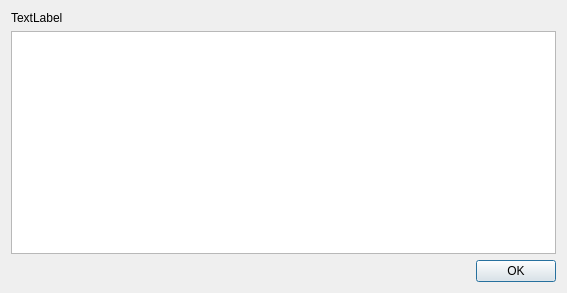
<?xml version="1.0" encoding="UTF-8"?>
<ui version="4.0">
 <class>Ripes::CompilerErrorDialog</class>
 <widget class="QDialog" name="Ripes::CompilerErrorDialog">
  <property name="geometry">
   <rect>
    <x>0</x>
    <y>0</y>
    <width>567</width>
    <height>293</height>
   </rect>
  </property>
  <property name="windowTitle">
   <string>Dialog</string>
  </property>
  <layout class="QGridLayout" name="gridLayout">
   <item row="0" column="0">
    <layout class="QVBoxLayout" name="verticalLayout">
     <item>
      <widget class="QLabel" name="infoText">
       <property name="text">
        <string>TextLabel</string>
       </property>
      </widget>
     </item>
     <item>
      <widget class="QPlainTextEdit" name="errorText">
       <property name="readOnly">
        <bool>true</bool>
       </property>
      </widget>
     </item>
    </layout>
   </item>
   <item row="1" column="0">
    <widget class="QDialogButtonBox" name="buttonBox">
     <property name="orientation">
      <enum>Qt::Horizontal</enum>
     </property>
     <property name="standardButtons">
      <set>QDialogButtonBox::Ok</set>
     </property>
    </widget>
   </item>
  </layout>
 </widget>
 <resources/>
 <connections>
  <connection>
   <sender>buttonBox</sender>
   <signal>accepted()</signal>
   <receiver>Ripes::CompilerErrorDialog</receiver>
   <slot>accept()</slot>
   <hints>
    <hint type="sourcelabel">
     <x>248</x>
     <y>254</y>
    </hint>
    <hint type="destinationlabel">
     <x>157</x>
     <y>274</y>
    </hint>
   </hints>
  </connection>
  <connection>
   <sender>buttonBox</sender>
   <signal>rejected()</signal>
   <receiver>Ripes::CompilerErrorDialog</receiver>
   <slot>reject()</slot>
   <hints>
    <hint type="sourcelabel">
     <x>316</x>
     <y>260</y>
    </hint>
    <hint type="destinationlabel">
     <x>286</x>
     <y>274</y>
    </hint>
   </hints>
  </connection>
 </connections>
</ui>
